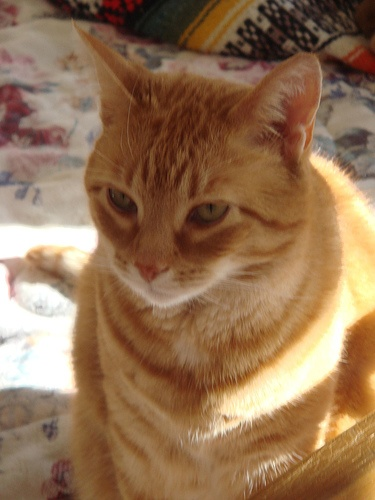
//> input picture data/images/cat.jpg, 375 x 500 px
$ ./meanshift ../../data/images/cat.jpg 3 3 ../../data/images/HappyFish.png   (built with g++ and OpenCV 4)
//> lines starting //> are read from the running program, lines starting //| are printed output that depends on the picture; after the words box and inside, x2 and y2 are one past the last pixel; in counts of white or black regions, pixels touching at a corner belong together
### src/tp/ocv_utils.hpp
#pragma once

#include <opencv2/core.hpp>

#include <string>

/**
 * @brief Print the information about the matrix (size, channels and type).
 * @param message A message to print before the matrix info: the output is in the format "message: [RxC] ch: #channels type: CV_XXTCY"
 * @param m The matrix.
 */
void printMatInfo(const std::string& message, const cv::Mat& m);

/**
 * @brief Print the information about a matrix with the name given by variable name.
 */
#define PRINT_MAT_INFO(mat) printMatInfo(#mat, mat)

/**
 * @brief Return the matrix type in readable string format
 * @param m The matrix
 * @return A string with the matrix type in string format, e.g. "CV_8UC3"
 */
std::string getMatType(const cv::Mat& m);

### src/tp/meanshift.cpp
#include "ocv_utils.hpp"

#include <opencv2/core.hpp>
#include <opencv2/imgcodecs.hpp>
#include <opencv2/highgui.hpp>
#include <opencv2/imgproc.hpp>
#include <opencv2/imgcodecs.hpp>
#include <iostream>

using namespace cv;
using namespace std;

/** Print usage for this implementation of meanshift algorithme.
 */
void printHelp(const string& progName) {
    cout << "Usage:\n\t " << progName << " <image_file> <hs> <hc> [<image_ground_truth>]" << endl;
}

void Criterias(Mat im, Mat ref, float res[3]) {
    // returns the precision, sensitivity and DSC of the segmentation in the res parameter
    // im and ref are the same size, of type CV_8UC1

    float TP = 0;
    float FP = 0;
    float TN = 0;
    float FN = 0;
    for (size_t i = 0; i < im.rows; i++)
        {
            for (size_t j = 0; j < im.cols; j++)
            {
                if (im.at<uchar>(i,j) == ref.at<uchar>(i,j)){
                    if(ref.at<uchar>(i,j) == 255){
                        TN++;
                    }
                    else {
                        TP++;
                    }
                }
                else {
                    if(ref.at<uchar>(i,j) == 255){
                        FP++;
                    }
                    else {
                        FN++;
                    }
                }
            }
        }

        float P = TP / ( TP + FP );
        float S = TP / ( TP + FN );
        float DSC = 2 * TP / ( 2 * TP + FP + FN );
        res[0] = P;
        res[1] = S;
        res[2] = DSC;
}

int main(int argc, char** argv) {

    // get passed arguments
    if(argc != 4 && argc != 5) {
        cout << " Incorrect number of arguments." << endl;
        printHelp(string(argv[0]));
        return EXIT_FAILURE;
    }
    const auto imageFilename = string(argv[1]);
    const string groundTruthFilename = (argc == 5) ? string(argv[4]) : string();
    const int hs = stoi(argv[2]); // spatial threshold
    const int hc = stoi(argv[3]); // color threshold

    // load image from file
    Mat m;
    m = imread(imageFilename, cv::IMREAD_COLOR);
//> m is the input picture: 500 rows x 375 cols, CV_8UC3; mean B, G, R 82.7, 113.1, 146.6

    // resize down image for efficiency
    const int down_width = 200;
    const int down_height = 200;
    resize(m, m, Size(down_width, down_height), INTER_LINEAR);
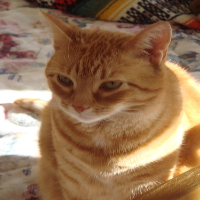
//> m: 200 rows x 200 cols, CV_8UC3; mean B, G, R 82.6, 113, 146.5
    namedWindow("Resized image", cv::WINDOW_AUTOSIZE);
    imshow("Resized image", m);

    // convert image to floats CV_32F
    m.convertTo(m,CV_32F);
//> m: 200 rows x 200 cols, CV_32FC3
    Mat copied;
    copied = m.clone();

    // meanshift algorithm
    const float eps = 0.5; // stop parameter for distance pixel - mean
    const int kmax = 50; // stop parameter, max iterations
    int k = 0; // iteration parameter
    bool arret = false; // true when stop conditions are met
    while (!arret) {
        bool existe = false;
        cout << "k : "<< k << endl;
        // iterate over pixels in image
        for (int i = 0; i < m.rows; i++) {
            for (int j = 0; j < m.cols; j++) {

                Vec3f s(0,0,0); // sum of neighboring pixels
                float nx = 0; // total of neighboring pixels

                // iterate over neighboring pixels
                for (int i_xi = max(i-hs,0); i_xi < min(hs + i,m.rows); i_xi++) {
                    for (int j_xi = max(j-hs,0); j_xi < min(hs + j, m.cols); j_xi++) {
                        if (cv::norm(m.at<Vec3f>(i_xi,j_xi) - m.at<Vec3f>(i,j)) <= hc) {
                            nx++;
                            s[0] += m.at<Vec3f>(i_xi,j_xi)[0];
                            s[1] += m.at<Vec3f>(i_xi,j_xi)[1];
                            s[2] += m.at<Vec3f>(i_xi,j_xi)[2];
                        }
                    }
                }

                // compute mean of neighboring pixels
                Vec3f mh;
                mh[0] = s[0] / nx;
                mh[1] = s[1] / nx;
                mh[2] = s[2] / nx;
                // update stop condition
                existe = (cv::norm(mh - m.at<Vec3f>(i,j)) > eps) || existe ;

                // replace current pixel by mean of neighboring pixels
                copied.at<Vec3f>(i,j) = mh;

            }
        }

        // update parameters
        k++;
        arret = (k > kmax) || !existe;
        m = copied;
    }
//> this loop made 49 passes
//> (existe, arret) on passes 1 to 12: (true, false), (true, false), (true, false), (true, false), (true, false), (true, false), (true, false), (true, false), (true, false), (true, false), (true, false), (true, false)
//> after the loop, k = 49

    // [47 lines of commented-out code are left out]

    Mat res;
    vector<int> new_shape = {m.cols * m.rows, 1};
//> new_shape = [40000, 1]
    res = m.reshape(3, new_shape);
    // now we can call kmeans(...)
    Mat bestLabels;
    Mat centers;
    kmeans(res,2,bestLabels, TermCriteria( TermCriteria::EPS+TermCriteria::COUNT, 10, 1.0), 3, KMEANS_PP_CENTERS, centers);
//> centers = [[183.5, 213.5, 229.3], [59.84, 90.25, 127.7]]
    normalize(bestLabels, res, 0, 255, cv::NORM_MINMAX);
    new_shape = {m.rows, m.cols};
//> new_shape = [200, 200]
    res = res.reshape(1,new_shape);
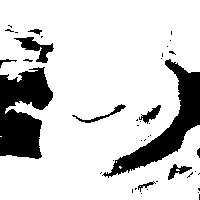
//> res: 200 rows x 200 cols, CV_32SC1; 81.6% white; 42 black regions (32 under 20 px), largest, box (x1, y1, x2, y2) and area: (0, 67, 53, 159) 3347, (102, 59, 200, 178) 2883, (14, 37, 54, 63) 393
    res.convertTo(res, CV_8U);


    // show resulting segmented image using meanshift algorithm
    m.convertTo(m, CV_8U);
//> m: 200 rows x 200 cols, CV_8UC3
    namedWindow("Segmented image with MeanShift", cv::WINDOW_AUTOSIZE);
    imshow("Segmented image with MeanShift", m);

    // show resulting segmented image after using kmeans to binarize
    namedWindow("Segmented image after kmeans", cv::WINDOW_AUTOSIZE);
    imshow("Segmented image after kmeans", res);

    if(!groundTruthFilename.empty()) {
        Mat ref;
        ref = imread(groundTruthFilename, cv::IMREAD_GRAYSCALE);
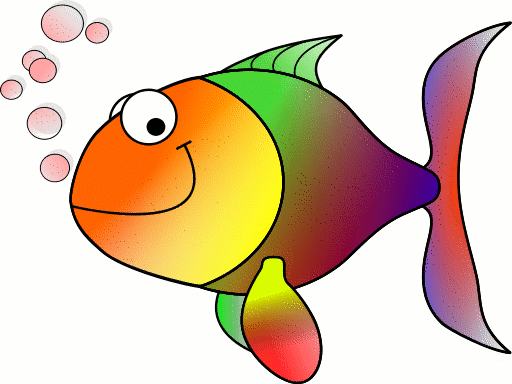
//> input picture data/images/HappyFish.png, 512 x 384 px
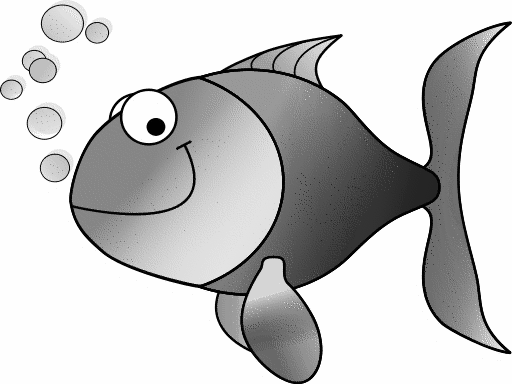
//> ref: 384 rows x 512 cols, CV_8UC1; min 1, max 254, mean 200.5

        // Arrays for the criterias of the final image, with its original colors and its inverted colors
        float* tab1 = new float[3];
        float* tab2 = new float[3];

        // Criterias for the segmented image
        resize(ref, ref, Size(down_width, down_height), INTER_LINEAR);
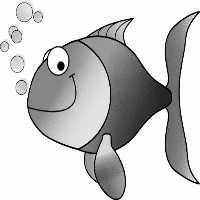
//> ref: 200 rows x 200 cols, CV_8UC1; min 1, max 254, mean 200.4
        Criterias(res, ref, tab1);
//> the loop in Criterias, `for (size_t i = 0; i < im.rows; i++)` made 200 passes
//> FN on passes 1 to 3: 200, 400, 600
//> after the loop in Criterias, `for (size_t i = 0; i < im.rows; i++)`: TN = 0; FN = 40000
//> in Criterias, `float P = TP / ( TP + FP );`: P = nan
//> in Criterias, `float S = TP / ( TP + FN );`: S = 0
        res = Mat::ones(res.size(),res.type()) * 255 - res;
        Criterias(res, ref, tab2);
//> the loop in Criterias (call 2), `for (size_t i = 0; i < im.rows; i++)` made 200 passes
        cout << "MeanShift" << endl;
        if (tab1[2] > tab2[2]) {
            cout << "P : " << tab1[0] << endl;
            cout << "S : " << tab1[1] << endl;
            cout << "DSC : " << tab1[2] << endl;
        }
        else {
            cout << "P : " << tab2[0] << endl;
//| P : -nan
            cout << "S : " << tab2[1] << endl;
//| S : 0
            cout << "DSC : " << tab2[2] << endl;
//| DSC : 0
        }

    }

    // wait until esc pressed
    while(cv::waitKey(1) != 27);
//> the Esc key is pressed
}
